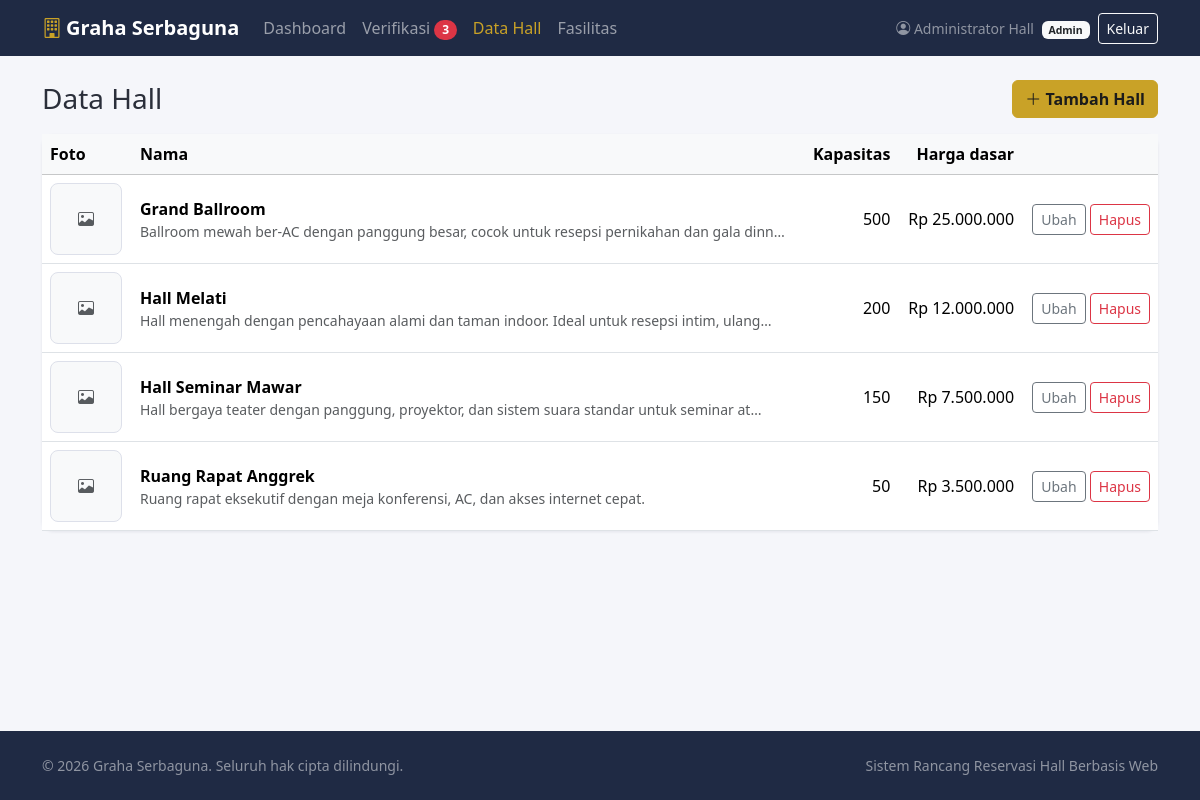
The app's page /admin/halls.php (signed in) with its own data.
### tables this page shows
CREATE TABLE IF NOT EXISTS halls (
  id          INT UNSIGNED NOT NULL AUTO_INCREMENT,
  nama_hall   VARCHAR(100) NOT NULL,
  kapasitas   INT UNSIGNED NOT NULL,
  harga_dasar BIGINT UNSIGNED NOT NULL,
  deskripsi   TEXT NULL,
  foto        VARCHAR(255) NULL,
  PRIMARY KEY (id)
);

### includes/init.php (called while the page is built, shortened)
<?php
function e($v): string
{
    return htmlspecialchars((string)$v, ENT_QUOTES | ENT_SUBSTITUTE, 'UTF-8');
}
function rupiah($n): string
{
    return 'Rp ' . number_format((int)$n, 0, ',', '.');
}

### admin/halls.php (the view, shortened to what this page needs)
<?php
require __DIR__ . '/../includes/init.php';
$pdo   = db();
$halls = $pdo->query('SELECT * FROM halls ORDER BY nama_hall')->fetchAll();
include __DIR__ . '/../includes/header.php';
?>
<div class="container py-4">
    <div class="d-flex justify-content-between align-items-center mb-3">
        <h1 class="h3 mb-0">Data Hall</h1>
        <button class="btn btn-gold" data-bs-toggle="modal" data-bs-target="#modalHall" data-mode="baru"><i class="bi bi-plus-lg"></i> Tambah Hall</button>
    </div>
    <div class="card">
        <div class="table-responsive">
            <table class="table align-middle mb-0">
                <thead class="table-light"><tr><th style="width:90px">Foto</th><th>Nama</th><th class="text-end">Kapasitas</th><th class="text-end">Harga dasar</th><th></th></tr></thead>
                <tbody>
                <?php foreach ($halls as $h): ?>
                    <tr>
                        <td>
                            <?php if ($h['foto']): ?>
                                <img class="bukti-thumb" src="<?= e(url('assets/uploads/halls/' . rawurlencode($h['foto']))) ?>" alt="">
                            <?php else: ?>
                                <div class="bukti-thumb d-flex align-items-center justify-content-center bg-light text-muted"><i class="bi bi-image"></i></div>
                            <?php endif; ?>
                        </td>
                        <td><strong><?= e($h['nama_hall']) ?></strong><div class="small text-muted"><?= e(mb_strimwidth((string)$h['deskripsi'], 0, 90, '…')) ?></div></td>
                        <td class="text-end"><?= number_format((int)$h['kapasitas'], 0, ',', '.') ?></td>
                        <td class="text-end"><?= rupiah($h['harga_dasar']) ?></td>
                        <td class="text-end text-nowrap">
                            <button class="btn btn-sm btn-outline-secondary" data-bs-toggle="modal" data-bs-target="#modalHall" data-mode="ubah"
                                    data-id="<?= (int)$h['id'] ?>" data-nama="<?= e($h['nama_hall']) ?>" data-kapasitas="<?= (int)$h['kapasitas'] ?>"
                                    data-harga="<?= (int)$h['harga_dasar'] ?>" data-deskripsi="<?= e((string)$h['deskripsi']) ?>">Ubah</button>
                            <form method="post" class="d-inline" data-confirm="Hapus hall &quot;<?= e($h['nama_hall']) ?>&quot;?">
                                <button class="btn btn-sm btn-outline-danger">Hapus</button>
                            </form>
                        </td>
                    </tr>
                <?php endforeach; ?>
                </tbody>
            </table>
        </div>
    </div>
</div>
<?php include __DIR__ . '/../includes/footer.php'; ?>

### assets/css/style.css (style rules this page uses)
:root { --brand: #1f2a44; --brand-dark: #161e33; --gold: #c9a227; --gold-dark: #a8861a; --soft: #f5f6fa; }
body { background: var(--soft); color: #2b2f3a; }
.btn-gold { background: var(--gold); border-color: var(--gold); color: #1b1b1b; font-weight: 600; }
.card { border: 0; box-shadow: 0 1px 3px rgba(20, 30, 60, .08); border-radius: .75rem; }
.bukti-thumb { width: 72px; height: 72px; object-fit: cover; border-radius: .5rem; border: 1px solid #dde0ea; }
.table > :not(caption) > * > * { vertical-align: middle; }

### records on screen
halls: nama_hall "Grand Ballroom", deskripsi "Ballroom mewah ber-AC dengan panggung besar, cocok untuk resepsi pernikahan dan gala dinn…", kapasitas "500", harga_dasar "Rp 25.000.000"
halls: nama_hall "Hall Melati", deskripsi "Hall menengah dengan pencahayaan alami dan taman indoor. Ideal untuk resepsi intim, ulang…", kapasitas "200", harga_dasar "Rp 12.000.000"
halls: nama_hall "Hall Seminar Mawar", deskripsi "Hall bergaya teater dengan panggung, proyektor, dan sistem suara standar untuk seminar at…", kapasitas "150", harga_dasar "Rp 7.500.000"
halls: nama_hall "Ruang Rapat Anggrek", deskripsi "Ruang rapat eksekutif dengan meja konferensi, AC, dan akses internet cepat.", kapasitas "50", harga_dasar "Rp 3.500.000"

### other values on screen
APP_NAME "Graha Serbaguna"
$adminBadge "3"
$u['nama'] "Administrator Hall"
$u['role'] "Admin"
